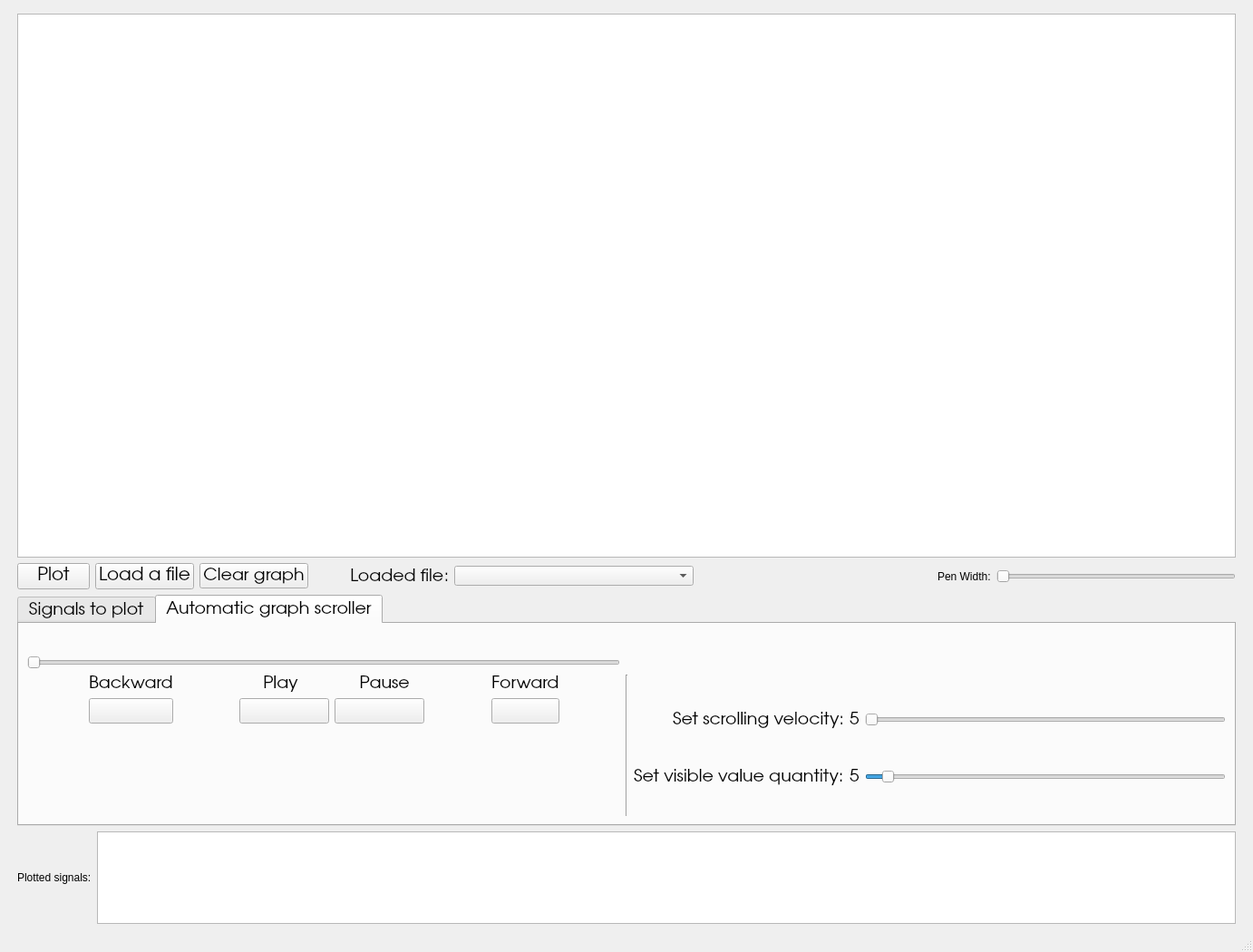
<?xml version="1.0" encoding="UTF-8"?>
<ui version="4.0">
 <class>MainWindow</class>
 <widget class="QMainWindow" name="MainWindow">
  <property name="geometry">
   <rect>
    <x>0</x>
    <y>0</y>
    <width>1382</width>
    <height>1050</height>
   </rect>
  </property>
  <property name="windowTitle">
   <string>MainWindow</string>
  </property>
  <widget class="QWidget" name="centralwidget">
   <layout class="QGridLayout" name="gridLayout">
    <item row="3" column="1">
     <layout class="QHBoxLayout" name="horizontalLayout">
      <item>
       <widget class="QPushButton" name="plot_button">
        <property name="font">
         <font>
          <family>URW Gothic</family>
          <pointsize>15</pointsize>
         </font>
        </property>
        <property name="text">
         <string>Plot</string>
        </property>
       </widget>
      </item>
      <item>
       <widget class="QPushButton" name="load_file_button">
        <property name="font">
         <font>
          <family>URW Gothic</family>
          <pointsize>15</pointsize>
         </font>
        </property>
        <property name="text">
         <string>Load a file</string>
        </property>
       </widget>
      </item>
      <item>
       <widget class="QPushButton" name="clear_graph_button">
        <property name="font">
         <font>
          <family>URW Gothic</family>
          <pointsize>14</pointsize>
         </font>
        </property>
        <property name="text">
         <string>Clear graph</string>
        </property>
       </widget>
      </item>
      <item>
       <spacer name="horizontalSpacer_4">
        <property name="orientation">
         <enum>Qt::Horizontal</enum>
        </property>
        <property name="sizeType">
         <enum>QSizePolicy::Maximum</enum>
        </property>
        <property name="sizeHint" stdset="0">
         <size>
          <width>40</width>
          <height>20</height>
         </size>
        </property>
       </spacer>
      </item>
      <item>
       <widget class="QLabel" name="label">
        <property name="font">
         <font>
          <family>URW Gothic</family>
          <pointsize>14</pointsize>
         </font>
        </property>
        <property name="text">
         <string>Loaded file:</string>
        </property>
        <property name="alignment">
         <set>Qt::AlignRight|Qt::AlignTrailing|Qt::AlignVCenter</set>
        </property>
       </widget>
      </item>
      <item>
       <widget class="QComboBox" name="comboBox_files">
        <property name="sizePolicy">
         <sizepolicy hsizetype="Expanding" vsizetype="Fixed">
          <horstretch>0</horstretch>
          <verstretch>0</verstretch>
         </sizepolicy>
        </property>
       </widget>
      </item>
      <item>
       <spacer name="horizontalSpacer_3">
        <property name="orientation">
         <enum>Qt::Horizontal</enum>
        </property>
        <property name="sizeHint" stdset="0">
         <size>
          <width>40</width>
          <height>20</height>
         </size>
        </property>
       </spacer>
      </item>
      <item>
       <widget class="QLabel" name="label_8">
        <property name="text">
         <string>Pen Width:</string>
        </property>
       </widget>
      </item>
      <item>
       <widget class="QSlider" name="pen_width_slider">
        <property name="minimum">
         <number>1</number>
        </property>
        <property name="maximum">
         <number>5</number>
        </property>
        <property name="pageStep">
         <number>1</number>
        </property>
        <property name="value">
         <number>1</number>
        </property>
        <property name="orientation">
         <enum>Qt::Horizontal</enum>
        </property>
       </widget>
      </item>
     </layout>
    </item>
    <item row="1" column="2">
     <spacer name="horizontalSpacer_11">
      <property name="orientation">
       <enum>Qt::Horizontal</enum>
      </property>
      <property name="sizeType">
       <enum>QSizePolicy::Minimum</enum>
      </property>
      <property name="sizeHint" stdset="0">
       <size>
        <width>10</width>
        <height>19</height>
       </size>
      </property>
     </spacer>
    </item>
    <item row="0" column="1">
     <spacer name="verticalSpacer_9">
      <property name="orientation">
       <enum>Qt::Vertical</enum>
      </property>
      <property name="sizeType">
       <enum>QSizePolicy::Minimum</enum>
      </property>
      <property name="sizeHint" stdset="0">
       <size>
        <width>20</width>
        <height>6</height>
       </size>
      </property>
     </spacer>
    </item>
    <item row="1" column="0">
     <spacer name="horizontalSpacer_12">
      <property name="orientation">
       <enum>Qt::Horizontal</enum>
      </property>
      <property name="sizeType">
       <enum>QSizePolicy::Minimum</enum>
      </property>
      <property name="sizeHint" stdset="0">
       <size>
        <width>10</width>
        <height>20</height>
       </size>
      </property>
     </spacer>
    </item>
    <item row="5" column="1">
     <widget class="QTabWidget" name="tabWidget">
      <property name="minimumSize">
       <size>
        <width>1064</width>
        <height>255</height>
       </size>
      </property>
      <property name="font">
       <font>
        <family>URW Gothic</family>
        <pointsize>14</pointsize>
       </font>
      </property>
      <property name="toolTip">
       <string>&lt;html&gt;&lt;head/&gt;&lt;body&gt;&lt;p&gt;&lt;br/&gt;&lt;/p&gt;&lt;/body&gt;&lt;/html&gt;</string>
      </property>
      <property name="currentIndex">
       <number>1</number>
      </property>
      <widget class="QWidget" name="tab">
       <property name="font">
        <font>
         <family>URW Gothic</family>
         <pointsize>12</pointsize>
         <weight>50</weight>
         <italic>false</italic>
         <bold>false</bold>
         <underline>false</underline>
         <stylestrategy>PreferDefault</stylestrategy>
         <kerning>true</kerning>
        </font>
       </property>
       <attribute name="title">
        <string>Signals to plot</string>
       </attribute>
       <widget class="QWidget" name="layoutWidget">
        <property name="geometry">
         <rect>
          <x>10</x>
          <y>10</y>
          <width>1041</width>
          <height>203</height>
         </rect>
        </property>
        <layout class="QGridLayout" name="gridLayout_2">
         <item row="4" column="7" alignment="Qt::AlignHCenter">
          <widget class="QCheckBox" name="checkBox_7">
           <property name="text">
            <string>Signal7</string>
           </property>
          </widget>
         </item>
         <item row="1" column="2" alignment="Qt::AlignHCenter|Qt::AlignBottom">
          <widget class="QLabel" name="label_4">
           <property name="text">
            <string>Column:</string>
           </property>
          </widget>
         </item>
         <item row="1" column="4">
          <spacer name="horizontalSpacer_5">
           <property name="orientation">
            <enum>Qt::Horizontal</enum>
           </property>
           <property name="sizeType">
            <enum>QSizePolicy::Maximum</enum>
           </property>
           <property name="sizeHint" stdset="0">
            <size>
             <width>82</width>
             <height>20</height>
            </size>
           </property>
          </spacer>
         </item>
         <item row="5" column="11">
          <widget class="QCheckBox" name="checkBox_9">
           <property name="text">
            <string>Show/Hide all available</string>
           </property>
          </widget>
         </item>
         <item row="4" column="9">
          <widget class="QFrame" name="frame_7">
           <property name="minimumSize">
            <size>
             <width>30</width>
             <height>30</height>
            </size>
           </property>
           <property name="styleSheet">
            <string notr="true">background-color: rgb(14, 255, 0);</string>
           </property>
           <property name="frameShape">
            <enum>QFrame::StyledPanel</enum>
           </property>
           <property name="frameShadow">
            <enum>QFrame::Raised</enum>
           </property>
          </widget>
         </item>
         <item row="3" column="0" alignment="Qt::AlignHCenter">
          <widget class="QCheckBox" name="checkBox_2">
           <property name="text">
            <string>Signal2</string>
           </property>
          </widget>
         </item>
         <item row="3" column="8">
          <widget class="QComboBox" name="comboBox_6">
           <property name="sizePolicy">
            <sizepolicy hsizetype="Expanding" vsizetype="Fixed">
             <horstretch>0</horstretch>
             <verstretch>0</verstretch>
            </sizepolicy>
           </property>
          </widget>
         </item>
         <item row="2" column="7" alignment="Qt::AlignHCenter">
          <widget class="QCheckBox" name="checkBox_5">
           <property name="text">
            <string>Signal5</string>
           </property>
          </widget>
         </item>
         <item row="1" column="0" alignment="Qt::AlignHCenter|Qt::AlignBottom">
          <widget class="QLabel" name="label_3">
           <property name="text">
            <string>Show/Hidden:</string>
           </property>
          </widget>
         </item>
         <item row="5" column="3">
          <widget class="QFrame" name="frame_4">
           <property name="minimumSize">
            <size>
             <width>30</width>
             <height>30</height>
            </size>
           </property>
           <property name="styleSheet">
            <string notr="true">background-color: rgb(246, 211, 45);</string>
           </property>
           <property name="frameShape">
            <enum>QFrame::StyledPanel</enum>
           </property>
           <property name="frameShadow">
            <enum>QFrame::Raised</enum>
           </property>
          </widget>
         </item>
         <item row="4" column="0" alignment="Qt::AlignHCenter">
          <widget class="QCheckBox" name="checkBox_3">
           <property name="text">
            <string>Signal3</string>
           </property>
          </widget>
         </item>
         <item row="2" column="3">
          <widget class="QFrame" name="frame">
           <property name="minimumSize">
            <size>
             <width>30</width>
             <height>30</height>
            </size>
           </property>
           <property name="styleSheet">
            <string notr="true">background-color: rgb(224, 27, 36);</string>
           </property>
           <property name="frameShape">
            <enum>QFrame::StyledPanel</enum>
           </property>
           <property name="frameShadow">
            <enum>QFrame::Raised</enum>
           </property>
          </widget>
         </item>
         <item row="1" column="7" alignment="Qt::AlignBottom">
          <widget class="QLabel" name="label_5">
           <property name="text">
            <string>Show/Hidden:</string>
           </property>
          </widget>
         </item>
         <item row="4" column="3">
          <widget class="QFrame" name="frame_3">
           <property name="minimumSize">
            <size>
             <width>30</width>
             <height>30</height>
            </size>
           </property>
           <property name="styleSheet">
            <string notr="true">background-color: rgb(38, 162, 105);</string>
           </property>
           <property name="frameShape">
            <enum>QFrame::StyledPanel</enum>
           </property>
           <property name="frameShadow">
            <enum>QFrame::Raised</enum>
           </property>
          </widget>
         </item>
         <item row="4" column="8">
          <widget class="QComboBox" name="comboBox_7">
           <property name="sizePolicy">
            <sizepolicy hsizetype="Expanding" vsizetype="Fixed">
             <horstretch>0</horstretch>
             <verstretch>0</verstretch>
            </sizepolicy>
           </property>
          </widget>
         </item>
         <item row="5" column="8">
          <widget class="QComboBox" name="comboBox_8">
           <property name="sizePolicy">
            <sizepolicy hsizetype="Expanding" vsizetype="Fixed">
             <horstretch>0</horstretch>
             <verstretch>0</verstretch>
            </sizepolicy>
           </property>
          </widget>
         </item>
         <item row="5" column="7" alignment="Qt::AlignHCenter">
          <widget class="QCheckBox" name="checkBox_8">
           <property name="text">
            <string>Signal8</string>
           </property>
          </widget>
         </item>
         <item row="5" column="10">
          <spacer name="horizontalSpacer_6">
           <property name="orientation">
            <enum>Qt::Horizontal</enum>
           </property>
           <property name="sizeHint" stdset="0">
            <size>
             <width>40</width>
             <height>20</height>
            </size>
           </property>
          </spacer>
         </item>
         <item row="1" column="9">
          <spacer name="verticalSpacer">
           <property name="orientation">
            <enum>Qt::Vertical</enum>
           </property>
           <property name="sizeType">
            <enum>QSizePolicy::Maximum</enum>
           </property>
           <property name="sizeHint" stdset="0">
            <size>
             <width>20</width>
             <height>20</height>
            </size>
           </property>
          </spacer>
         </item>
         <item row="3" column="7" alignment="Qt::AlignHCenter">
          <widget class="QCheckBox" name="checkBox_6">
           <property name="text">
            <string>Signal6</string>
           </property>
          </widget>
         </item>
         <item row="2" column="9">
          <widget class="QFrame" name="frame_5">
           <property name="minimumSize">
            <size>
             <width>30</width>
             <height>30</height>
            </size>
           </property>
           <property name="styleSheet">
            <string notr="true">background-color: rgb(255, 120, 0);</string>
           </property>
           <property name="frameShape">
            <enum>QFrame::StyledPanel</enum>
           </property>
           <property name="frameShadow">
            <enum>QFrame::Raised</enum>
           </property>
          </widget>
         </item>
         <item row="2" column="8">
          <widget class="QComboBox" name="comboBox_5">
           <property name="sizePolicy">
            <sizepolicy hsizetype="Expanding" vsizetype="Fixed">
             <horstretch>0</horstretch>
             <verstretch>0</verstretch>
            </sizepolicy>
           </property>
          </widget>
         </item>
         <item row="5" column="2">
          <widget class="QComboBox" name="comboBox_4">
           <property name="sizePolicy">
            <sizepolicy hsizetype="Expanding" vsizetype="Fixed">
             <horstretch>0</horstretch>
             <verstretch>0</verstretch>
            </sizepolicy>
           </property>
          </widget>
         </item>
         <item row="2" column="0" alignment="Qt::AlignHCenter">
          <widget class="QCheckBox" name="checkBox">
           <property name="text">
            <string>Signal1</string>
           </property>
          </widget>
         </item>
         <item row="3" column="9">
          <widget class="QFrame" name="frame_6">
           <property name="minimumSize">
            <size>
             <width>30</width>
             <height>30</height>
            </size>
           </property>
           <property name="styleSheet">
            <string notr="true">background-color: rgb(145, 65, 172);</string>
           </property>
           <property name="frameShape">
            <enum>QFrame::StyledPanel</enum>
           </property>
           <property name="frameShadow">
            <enum>QFrame::Raised</enum>
           </property>
          </widget>
         </item>
         <item row="2" column="5">
          <spacer name="horizontalSpacer">
           <property name="orientation">
            <enum>Qt::Horizontal</enum>
           </property>
           <property name="sizeType">
            <enum>QSizePolicy::Ignored</enum>
           </property>
           <property name="sizeHint" stdset="0">
            <size>
             <width>40</width>
             <height>20</height>
            </size>
           </property>
          </spacer>
         </item>
         <item row="2" column="2">
          <widget class="QComboBox" name="comboBox">
           <property name="sizePolicy">
            <sizepolicy hsizetype="Expanding" vsizetype="Fixed">
             <horstretch>0</horstretch>
             <verstretch>0</verstretch>
            </sizepolicy>
           </property>
          </widget>
         </item>
         <item row="5" column="0" alignment="Qt::AlignHCenter">
          <widget class="QCheckBox" name="checkBox_4">
           <property name="text">
            <string>Signal4</string>
           </property>
          </widget>
         </item>
         <item row="5" column="9">
          <widget class="QFrame" name="frame_8">
           <property name="minimumSize">
            <size>
             <width>30</width>
             <height>30</height>
            </size>
           </property>
           <property name="styleSheet">
            <string notr="true">background-color: rgb(71, 195, 167);</string>
           </property>
           <property name="frameShape">
            <enum>QFrame::StyledPanel</enum>
           </property>
           <property name="frameShadow">
            <enum>QFrame::Raised</enum>
           </property>
          </widget>
         </item>
         <item row="3" column="3">
          <widget class="QFrame" name="frame_2">
           <property name="minimumSize">
            <size>
             <width>30</width>
             <height>30</height>
            </size>
           </property>
           <property name="styleSheet">
            <string notr="true">background-color: rgb(26, 95, 180);</string>
           </property>
           <property name="frameShape">
            <enum>QFrame::StyledPanel</enum>
           </property>
           <property name="frameShadow">
            <enum>QFrame::Raised</enum>
           </property>
          </widget>
         </item>
         <item row="1" column="8" alignment="Qt::AlignHCenter|Qt::AlignBottom">
          <widget class="QLabel" name="label_6">
           <property name="text">
            <string>Column:</string>
           </property>
          </widget>
         </item>
         <item row="3" column="2">
          <widget class="QComboBox" name="comboBox_2">
           <property name="sizePolicy">
            <sizepolicy hsizetype="Expanding" vsizetype="Fixed">
             <horstretch>0</horstretch>
             <verstretch>0</verstretch>
            </sizepolicy>
           </property>
          </widget>
         </item>
         <item row="4" column="2">
          <widget class="QComboBox" name="comboBox_3">
           <property name="sizePolicy">
            <sizepolicy hsizetype="Expanding" vsizetype="Fixed">
             <horstretch>0</horstretch>
             <verstretch>0</verstretch>
            </sizepolicy>
           </property>
          </widget>
         </item>
         <item row="5" column="12">
          <spacer name="horizontalSpacer_2">
           <property name="orientation">
            <enum>Qt::Horizontal</enum>
           </property>
           <property name="sizeHint" stdset="0">
            <size>
             <width>40</width>
             <height>20</height>
            </size>
           </property>
          </spacer>
         </item>
        </layout>
       </widget>
      </widget>
      <widget class="QWidget" name="tab_2">
       <attribute name="title">
        <string>Automatic graph scroller</string>
       </attribute>
       <layout class="QGridLayout" name="gridLayout_4">
        <item row="2" column="2">
         <layout class="QGridLayout" name="gridLayout_5">
          <item row="1" column="3">
           <layout class="QHBoxLayout" name="horizontalLayout_4">
            <item alignment="Qt::AlignHCenter">
             <widget class="QLabel" name="scroll_velocity_label">
              <property name="text">
               <string>5</string>
              </property>
             </widget>
            </item>
            <item>
             <widget class="QSlider" name="scroll_velocity_slider">
              <property name="minimum">
               <number>1</number>
              </property>
              <property name="maximum">
               <number>100</number>
              </property>
              <property name="value">
               <number>1</number>
              </property>
              <property name="sliderPosition">
               <number>1</number>
              </property>
              <property name="orientation">
               <enum>Qt::Horizontal</enum>
              </property>
             </widget>
            </item>
           </layout>
          </item>
          <item row="5" column="2">
           <spacer name="verticalSpacer_7">
            <property name="orientation">
             <enum>Qt::Vertical</enum>
            </property>
            <property name="sizeType">
             <enum>QSizePolicy::Minimum</enum>
            </property>
            <property name="sizeHint" stdset="0">
             <size>
              <width>20</width>
              <height>33</height>
             </size>
            </property>
           </spacer>
          </item>
          <item row="4" column="3">
           <layout class="QHBoxLayout" name="horizontalLayout_2">
            <item alignment="Qt::AlignHCenter">
             <widget class="QLabel" name="values_quantity_label">
              <property name="text">
               <string>5</string>
              </property>
             </widget>
            </item>
            <item>
             <widget class="QSlider" name="values_quantity_slider">
              <property name="minimum">
               <number>5</number>
              </property>
              <property name="maximum">
               <number>2000</number>
              </property>
              <property name="value">
               <number>100</number>
              </property>
              <property name="orientation">
               <enum>Qt::Horizontal</enum>
              </property>
             </widget>
            </item>
           </layout>
          </item>
          <item row="2" column="2">
           <spacer name="verticalSpacer_5">
            <property name="orientation">
             <enum>Qt::Vertical</enum>
            </property>
            <property name="sizeHint" stdset="0">
             <size>
              <width>20</width>
              <height>40</height>
             </size>
            </property>
           </spacer>
          </item>
          <item row="0" column="2">
           <spacer name="verticalSpacer_3">
            <property name="orientation">
             <enum>Qt::Vertical</enum>
            </property>
            <property name="sizeType">
             <enum>QSizePolicy::Minimum</enum>
            </property>
            <property name="sizeHint" stdset="0">
             <size>
              <width>20</width>
              <height>40</height>
             </size>
            </property>
           </spacer>
          </item>
          <item row="4" column="2">
           <widget class="QLabel" name="label_10">
            <property name="text">
             <string>Set visible value quantity:</string>
            </property>
           </widget>
          </item>
          <item row="3" column="2">
           <spacer name="verticalSpacer_8">
            <property name="orientation">
             <enum>Qt::Vertical</enum>
            </property>
            <property name="sizeType">
             <enum>QSizePolicy::Minimum</enum>
            </property>
            <property name="sizeHint" stdset="0">
             <size>
              <width>20</width>
              <height>10</height>
             </size>
            </property>
           </spacer>
          </item>
          <item row="1" column="2" alignment="Qt::AlignRight">
           <widget class="QLabel" name="label_2">
            <property name="text">
             <string>Set scrolling velocity:</string>
            </property>
           </widget>
          </item>
         </layout>
        </item>
        <item row="1" column="0">
         <widget class="QSlider" name="scrolling_slider">
          <property name="orientation">
           <enum>Qt::Horizontal</enum>
          </property>
         </widget>
        </item>
        <item row="2" column="0">
         <layout class="QGridLayout" name="gridLayout_3">
          <item row="4" column="0">
           <spacer name="horizontalSpacer_7">
            <property name="orientation">
             <enum>Qt::Horizontal</enum>
            </property>
            <property name="sizeHint" stdset="0">
             <size>
              <width>40</width>
              <height>20</height>
             </size>
            </property>
           </spacer>
          </item>
          <item row="4" column="3">
           <layout class="QVBoxLayout" name="verticalLayout_4">
            <item>
             <widget class="QLabel" name="label_30">
              <property name="font">
               <font>
                <family>URW Gothic</family>
                <pointsize>14</pointsize>
               </font>
              </property>
              <property name="text">
               <string>     Play             Pause   </string>
              </property>
             </widget>
            </item>
            <item>
             <layout class="QHBoxLayout" name="horizontalLayout_3">
              <item>
               <widget class="QPushButton" name="play_button">
                <property name="text">
                 <string/>
                </property>
                <property name="icon">
                 <iconset>
                  <normaloff>next.png</normaloff>next.png</iconset>
                </property>
               </widget>
              </item>
              <item>
               <widget class="QPushButton" name="pause_button">
                <property name="text">
                 <string/>
                </property>
                <property name="icon">
                 <iconset>
                  <normaloff>pause.png</normaloff>pause.png</iconset>
                </property>
               </widget>
              </item>
             </layout>
            </item>
           </layout>
          </item>
          <item row="4" column="1">
           <layout class="QVBoxLayout" name="verticalLayout_5">
            <item>
             <widget class="QLabel" name="label_29">
              <property name="font">
               <font>
                <family>URW Gothic</family>
                <pointsize>14</pointsize>
               </font>
              </property>
              <property name="text">
               <string>Backward</string>
              </property>
             </widget>
            </item>
            <item>
             <widget class="QPushButton" name="back_button">
              <property name="layoutDirection">
               <enum>Qt::LeftToRight</enum>
              </property>
              <property name="text">
               <string/>
              </property>
              <property name="icon">
               <iconset>
                <normaloff>next-button_Rotated.png</normaloff>next-button_Rotated.png</iconset>
              </property>
             </widget>
            </item>
           </layout>
          </item>
          <item row="6" column="1">
           <spacer name="verticalSpacer_2">
            <property name="orientation">
             <enum>Qt::Vertical</enum>
            </property>
            <property name="sizeHint" stdset="0">
             <size>
              <width>20</width>
              <height>40</height>
             </size>
            </property>
           </spacer>
          </item>
          <item row="4" column="4">
           <spacer name="horizontalSpacer_10">
            <property name="orientation">
             <enum>Qt::Horizontal</enum>
            </property>
            <property name="sizeHint" stdset="0">
             <size>
              <width>40</width>
              <height>20</height>
             </size>
            </property>
           </spacer>
          </item>
          <item row="4" column="5">
           <layout class="QVBoxLayout" name="verticalLayout_6">
            <item>
             <widget class="QLabel" name="label_7">
              <property name="font">
               <font>
                <family>URW Gothic</family>
                <pointsize>14</pointsize>
               </font>
              </property>
              <property name="text">
               <string>Forward</string>
              </property>
             </widget>
            </item>
            <item>
             <widget class="QPushButton" name="forward_button">
              <property name="text">
               <string/>
              </property>
              <property name="icon">
               <iconset>
                <normaloff>next-button.png</normaloff>next-button.png</iconset>
              </property>
             </widget>
            </item>
           </layout>
          </item>
          <item row="4" column="2">
           <spacer name="horizontalSpacer_9">
            <property name="orientation">
             <enum>Qt::Horizontal</enum>
            </property>
            <property name="sizeHint" stdset="0">
             <size>
              <width>40</width>
              <height>20</height>
             </size>
            </property>
           </spacer>
          </item>
          <item row="4" column="7">
           <spacer name="horizontalSpacer_8">
            <property name="orientation">
             <enum>Qt::Horizontal</enum>
            </property>
            <property name="sizeHint" stdset="0">
             <size>
              <width>40</width>
              <height>20</height>
             </size>
            </property>
           </spacer>
          </item>
         </layout>
        </item>
        <item row="2" column="1">
         <widget class="Line" name="line">
          <property name="orientation">
           <enum>Qt::Vertical</enum>
          </property>
         </widget>
        </item>
        <item row="0" column="0">
         <spacer name="verticalSpacer_4">
          <property name="orientation">
           <enum>Qt::Vertical</enum>
          </property>
          <property name="sizeHint" stdset="0">
           <size>
            <width>20</width>
            <height>40</height>
           </size>
          </property>
         </spacer>
        </item>
       </layout>
      </widget>
     </widget>
    </item>
    <item row="6" column="1">
     <layout class="QHBoxLayout" name="horizontalLayout_5">
      <item>
       <widget class="QLabel" name="label_9">
        <property name="text">
         <string>Plotted signals:</string>
        </property>
       </widget>
      </item>
      <item>
       <widget class="QListWidget" name="signals_listWidget"/>
      </item>
     </layout>
    </item>
    <item row="1" column="1">
     <widget class="PlotWidget" name="graphicsView">
      <property name="sizePolicy">
       <sizepolicy hsizetype="Expanding" vsizetype="Expanding">
        <horstretch>0</horstretch>
        <verstretch>0</verstretch>
       </sizepolicy>
      </property>
      <property name="minimumSize">
       <size>
        <width>0</width>
        <height>600</height>
       </size>
      </property>
      <property name="font">
       <font>
        <family>URW Gothic</family>
       </font>
      </property>
      <property name="cursor" stdset="0">
       <cursorShape>CrossCursor</cursorShape>
      </property>
     </widget>
    </item>
   </layout>
  </widget>
  <widget class="QMenuBar" name="menubar">
   <property name="geometry">
    <rect>
     <x>0</x>
     <y>0</y>
     <width>1382</width>
     <height>22</height>
    </rect>
   </property>
  </widget>
  <widget class="QStatusBar" name="statusbar"/>
 </widget>
 <customwidgets>
  <customwidget>
   <class>PlotWidget</class>
   <extends>QGraphicsView</extends>
   <header>pyqtgraph</header>
  </customwidget>
 </customwidgets>
 <resources/>
 <connections/>
</ui>
